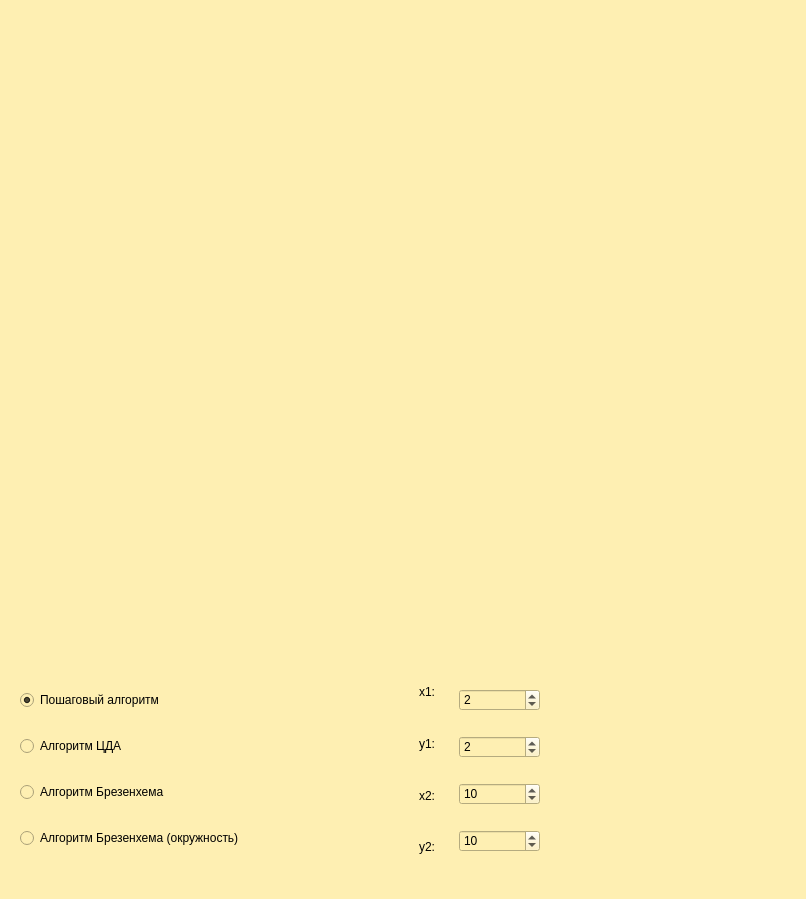
<?xml version="1.0" encoding="UTF-8"?>
<ui version="4.0">
 <class>MainWindow</class>
 <widget class="QMainWindow" name="MainWindow">
  <property name="geometry">
   <rect>
    <x>0</x>
    <y>0</y>
    <width>806</width>
    <height>899</height>
   </rect>
  </property>
  <property name="windowTitle">
   <string>MainWindow</string>
  </property>
  <property name="styleSheet">
   <string notr="true">background-color: rgb(254, 239, 178);</string>
  </property>
  <widget class="QWidget" name="centralwidget">
   <widget class="QWidget" name="horizontalLayoutWidget">
    <property name="geometry">
     <rect>
      <x>0</x>
      <y>0</y>
      <width>801</width>
      <height>671</height>
     </rect>
    </property>
    <layout class="QHBoxLayout" name="horizontalLayout">
     <property name="leftMargin">
      <number>85</number>
     </property>
     <property name="topMargin">
      <number>20</number>
     </property>
     <property name="rightMargin">
      <number>85</number>
     </property>
     <property name="bottomMargin">
      <number>20</number>
     </property>
     <item>
      <widget class="QLabel" name="label">
       <property name="text">
        <string/>
       </property>
       <property name="scaledContents">
        <bool>false</bool>
       </property>
      </widget>
     </item>
    </layout>
   </widget>
   <widget class="QWidget" name="verticalLayoutWidget">
    <property name="geometry">
     <rect>
      <x>0</x>
      <y>670</y>
      <width>361</width>
      <height>201</height>
     </rect>
    </property>
    <layout class="QVBoxLayout" name="verticalLayout">
     <property name="leftMargin">
      <number>20</number>
     </property>
     <item>
      <widget class="QRadioButton" name="radioButton">
       <property name="styleSheet">
        <string notr="true">font: 700 9pt &quot;Segoe UI&quot;;</string>
       </property>
       <property name="text">
        <string>Пошаговый алгоритм</string>
       </property>
       <property name="checked">
        <bool>true</bool>
       </property>
      </widget>
     </item>
     <item>
      <widget class="QRadioButton" name="radioButton_2">
       <property name="styleSheet">
        <string notr="true">font: 700 9pt &quot;Segoe UI&quot;;</string>
       </property>
       <property name="text">
        <string>Алгоритм ЦДА</string>
       </property>
      </widget>
     </item>
     <item>
      <widget class="QRadioButton" name="radioButton_3">
       <property name="styleSheet">
        <string notr="true">font: 700 9pt &quot;Segoe UI&quot;;</string>
       </property>
       <property name="text">
        <string>Алгоритм Брезенхема</string>
       </property>
      </widget>
     </item>
     <item>
      <widget class="QRadioButton" name="radioButton_4">
       <property name="styleSheet">
        <string notr="true">font: 700 9pt &quot;Segoe UI&quot;;</string>
       </property>
       <property name="text">
        <string>Алгоритм Брезенхема (окружность)</string>
       </property>
      </widget>
     </item>
    </layout>
   </widget>
   <widget class="QWidget" name="verticalLayoutWidget_2">
    <property name="geometry">
     <rect>
      <x>419</x>
      <y>669</y>
      <width>41</width>
      <height>201</height>
     </rect>
    </property>
    <layout class="QVBoxLayout" name="verticalLayout_2">
     <item>
      <widget class="QLabel" name="label_4">
       <property name="text">
        <string>x1:</string>
       </property>
      </widget>
     </item>
     <item>
      <widget class="QLabel" name="label_5">
       <property name="text">
        <string>y1:</string>
       </property>
      </widget>
     </item>
     <item>
      <widget class="QLabel" name="label_3">
       <property name="text">
        <string>x2:</string>
       </property>
      </widget>
     </item>
     <item>
      <widget class="QLabel" name="label_2">
       <property name="text">
        <string>y2:</string>
       </property>
      </widget>
     </item>
    </layout>
   </widget>
   <widget class="QWidget" name="verticalLayoutWidget_3">
    <property name="geometry">
     <rect>
      <x>459</x>
      <y>670</y>
      <width>81</width>
      <height>201</height>
     </rect>
    </property>
    <layout class="QVBoxLayout" name="verticalLayout_3">
     <item>
      <widget class="QSpinBox" name="spinBox">
       <property name="minimum">
        <number>-20</number>
       </property>
       <property name="maximum">
        <number>20</number>
       </property>
       <property name="value">
        <number>2</number>
       </property>
      </widget>
     </item>
     <item>
      <widget class="QSpinBox" name="spinBox_3">
       <property name="minimum">
        <number>-20</number>
       </property>
       <property name="maximum">
        <number>20</number>
       </property>
       <property name="value">
        <number>2</number>
       </property>
      </widget>
     </item>
     <item>
      <widget class="QSpinBox" name="spinBox_2">
       <property name="minimum">
        <number>-20</number>
       </property>
       <property name="maximum">
        <number>20</number>
       </property>
       <property name="value">
        <number>10</number>
       </property>
      </widget>
     </item>
     <item>
      <widget class="QSpinBox" name="spinBox_4">
       <property name="minimum">
        <number>-20</number>
       </property>
       <property name="maximum">
        <number>20</number>
       </property>
       <property name="value">
        <number>10</number>
       </property>
      </widget>
     </item>
    </layout>
   </widget>
  </widget>
  <widget class="QMenuBar" name="menubar">
   <property name="geometry">
    <rect>
     <x>0</x>
     <y>0</y>
     <width>806</width>
     <height>25</height>
    </rect>
   </property>
  </widget>
  <widget class="QStatusBar" name="statusbar"/>
 </widget>
 <resources/>
 <connections/>
</ui>
